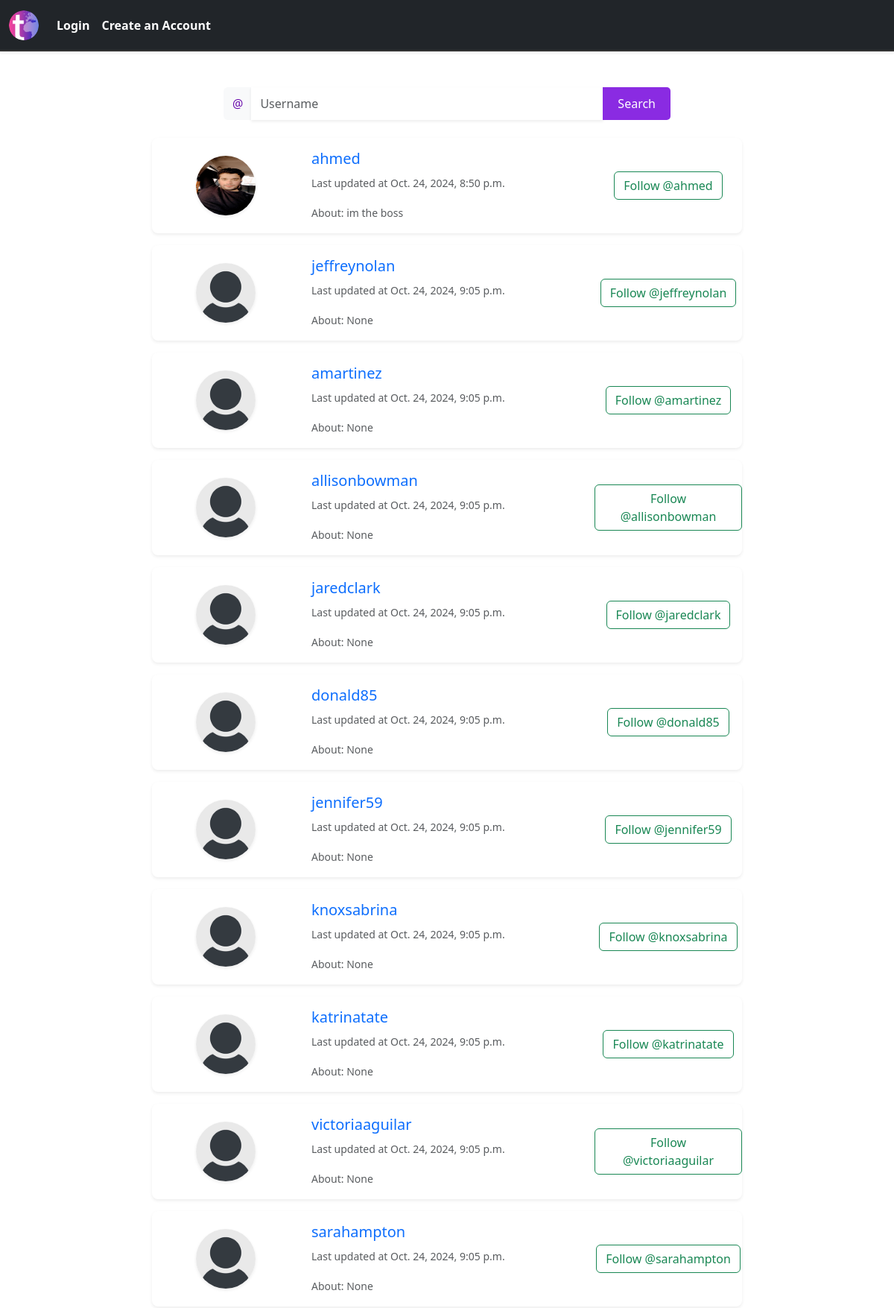
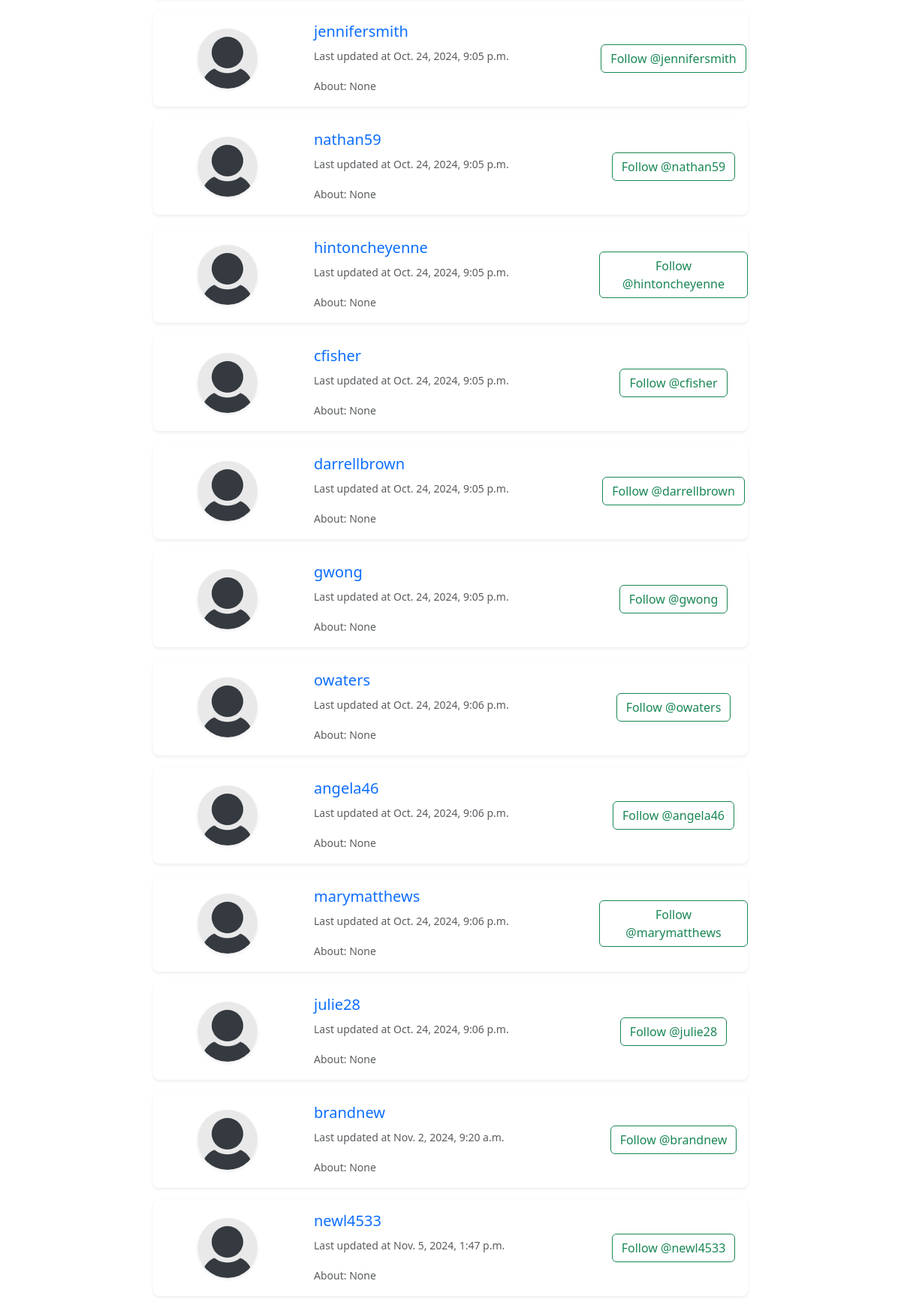
The page /profiles on the database its author committed (2 pictures, top to bottom).
### tweets/models.py (models this page shows, shortened)
class Profile(models.Model):
    user= models.OneToOneField(User , on_delete= models.CASCADE)
    follows= models.ManyToManyField('self' , related_name='followed_by' , symmetrical=False ,blank=True)
    updated= models.DateTimeField(auto_now_add=True)
    bio=models.TextField(max_length=200 , blank=True, null=True)
    image= models.ImageField(blank=True , null= True , upload_to='images/')

### tweets/views.py (the view, shortened to what this page needs)
# urls.py: path('profiles',views.profiles_list, name='profiles_list'),
def profiles_list(request):
    profiles= Profile.objects.all()
    response = None
    if request.method== 'POST' and 'searched'in request.POST:
        query= request.POST['searched']
        profiles=Profile.objects.filter(user__username__startswith=query)
        if not profiles:
            response=f'({query})  not found , plz make sure of username'
    return render( request,'profiles_list.html',{'profiles':profiles ,'response':response})

### tweets/context_processors.py (called while the page is built)
def notifications_count(request):
    if request.user.is_authenticated:
        count = Notification.objects.filter(user=request.user, is_read=False).count()
    else:
        count = 0
    return {'notifications_count': count}

### templates/profiles_list.html (shortened to what this page needs)
{% extends 'base.html' %}
{% load static %}
{% block content %}
<br><br>
<form action="" method="POST" class="d-flex justify-content-center">
    <div class="input-group mb-4" style="max-width: 600px;">
        <span class="input-group-text bg-light border-0" id="basic-addon1" style="color: #6a0dad;">@</span>
        <input type="text" class="form-control border-0 shadow-sm" placeholder="Username" name="searched" aria-describedby="basic-addon1">
        <button type="submit" class="btn custom-btn">Search</button>
    </div>
</form>
{% if profiles %}
    {% for profile in profiles %}
        <div class="row justify-content-center mb-3">
            <div class="col-md-8">
                <div class="card shadow-sm border-0 rounded-3">
                    <div class="row g-0 align-items-center">
                        <div class="col-md-3 d-flex justify-content-center p-2">
                            {% if profile.image %}
                                <img src="{{ profile.image.url }}" class="img-fluid rounded-circle shadow-sm" alt="Profile Image" style="width: 80px; height: 80px;">
                            {% else %}
                                <img src="{% static 'images/default_profile_pic.png' %}" class="img-fluid rounded-circle shadow-sm" alt="Default Profile" style="width: 80px; height: 80px;">
                            {% endif %}
                        </div>
                        <div class="col-md-6">
                            <div class="card-body">
                                <a href="{% url 'profile' profile.user.id %}" class="text-decoration-none">
                                    <h5 class="card-title text-primary">{{ profile.user.username }}</h5>
                                </a>
                                <p class="card-text"><small class="text-muted">Last updated at {{ profile.updated }}</small></p>
                                <p class="card-text"><small class="text-muted">About: {{ profile.bio }}</small></p>
                            </div>
                        </div>
                        <div class="col-md-3 text-center">
                            <form class="follow-form">
                                {% if profile in user.profile.follows.all %}
                                    <button class="btn btn-outline-danger follow-btn" data-profile-id="{{ profile.id }}" data-action="unfollow" data-username="{{ profile.user.username }}">
                                        Unfollow @{{ profile.user.username|lower }}
                                    </button>
                                {% else %}
                                    <button class="btn btn-outline-success follow-btn" data-profile-id="{{ profile.id }}" data-action="follow" data-username="{{ profile.user.username }}">
                                        Follow @{{ profile.user.username|lower }}
                                    </button>
                                {% endif %}
                            </form>
                        </div>
                    </div>
                </div>
            </div>
        </div>
    {% endfor %}
{% endif %}
{% endblock %}

### templates/base.html (shortened to what this page needs)
{% load static %}
<!doctype html>
<html lang="en">
  <head>
    <link rel="stylesheet" href="{% static 'css/style.css'%}">
    <link href="https://cdn.jsdelivr.net/npm/bootstrap@5.3.3/dist/css/bootstrap.min.css" rel="stylesheet">
  </head>
  <body>
    {%include 'navbar.html'%}
    {% block content%}
    {%endblock%}
  </body>
</html>

### templates/navbar.html (shortened to what this page needs)
{% load static %}
<nav class="navbar navbar-expand-lg navbar-dark my-custom-navbar bg-dark shadow-sm">
  <div class="container-fluid">
    <a class="navbar-brand" href="{% url 'home' %}">
      <img src="{% static 'images/logo.png' %}" alt="Logo" width="40" height="40" class="d-inline-block align-text-top">
    </a>
    <div class="collapse navbar-collapse" id="navbarSupportedContent">
      {% if user.is_authenticated %}
        <ul class="navbar-nav me-auto mb-2 mb-lg-0">
          <li class="nav-item">
            <a class="nav-link active"  aria-current="page" href="{% url 'profile' request.user.id %}">My Profile</a>
          </li>
          <li class="nav-item">
            <a class="nav-link active"  aria-current="page" href="{% url 'profiles_list' %}">All Profiles</a>
          </li>
          <li class="nav-item">
            <a class="nav-link active"  aria-current="page" href="{% url 'logout' %}">Logout</a>
          </li>
          <li class="nav-item">
            <a class="nav-link" href="{% url 'notifications' %}">
              <i class="fas fa-bell"></i> Notifications
              {% if notifications_count > 0 %}
                <span class="badge">{{ notifications_count }}</span>
              {% endif %}
            </a>
          </li>
        </ul>
      {% else %}
        <ul class="navbar-nav me-auto mb-2 mb-lg-0">
          <li class="nav-item">
            <a class="nav-link active"  aria-current="page" href="{% url 'login' %}">Login</a>
          </li>
          <li class="nav-item">
            <a class="nav-link active"  aria-current="page" href="{% url 'register' %}">Create an Account</a>
          </li>
        </ul>
      {% endif %}
    </div>
  </div>
</nav>

### static/css/style.css (style rules this page uses)
.my-custom-navbar { background-color: #374241; border-bottom: 2px solid #333; }
.my-custom-navbar .navbar-brand, .my-custom-navbar .nav-link { color: white; }

### templates/navbar.html (style rules this page uses)
.navbar { transition: background-color 0.3s ease; }
.navbar-brand img { border-radius: 50%; }
.nav-link.active { font-weight: bold; }

### templates/profiles_list.html (style rules this page uses)
.custom-btn { background-color: #8a2be2; color: white; border: none; padding: 10px 20px; border-radius: 5px; font-size: 16px; cursor: pointer; transition: background-color 0.3s ease; }

### rows shown on the page
Profile: image (picture), user.username "ahmed", updated "Oct. 24, 2024, 8:50 p.m.", bio "im the boss"
Profile: user.username "jeffreynolan", updated "Oct. 24, 2024, 9:05 p.m.", bio "None"
Profile: user.username "amartinez", updated "Oct. 24, 2024, 9:05 p.m.", bio "None"
Profile: user.username "allisonbowman", updated "Oct. 24, 2024, 9:05 p.m.", bio "None"
Profile: user.username "jaredclark", updated "Oct. 24, 2024, 9:05 p.m.", bio "None"
Profile: user.username "donald85", updated "Oct. 24, 2024, 9:05 p.m.", bio "None"
Profile: user.username "jennifer59", updated "Oct. 24, 2024, 9:05 p.m.", bio "None"
Profile: user.username "knoxsabrina", updated "Oct. 24, 2024, 9:05 p.m.", bio "None"
Profile: user.username "katrinatate", updated "Oct. 24, 2024, 9:05 p.m.", bio "None"
Profile: user.username "victoriaaguilar", updated "Oct. 24, 2024, 9:05 p.m.", bio "None"
Profile: user.username "sarahampton", updated "Oct. 24, 2024, 9:05 p.m.", bio "None"
Profile: user.username "jennifersmith", updated "Oct. 24, 2024, 9:05 p.m.", bio "None"
Profile: user.username "nathan59", updated "Oct. 24, 2024, 9:05 p.m.", bio "None"
Profile: user.username "hintoncheyenne", updated "Oct. 24, 2024, 9:05 p.m.", bio "None"
Profile: user.username "cfisher", updated "Oct. 24, 2024, 9:05 p.m.", bio "None"
Profile: user.username "darrellbrown", updated "Oct. 24, 2024, 9:05 p.m.", bio "None"
Profile: user.username "gwong", updated "Oct. 24, 2024, 9:05 p.m.", bio "None"
Profile: user.username "owaters", updated "Oct. 24, 2024, 9:06 p.m.", bio "None"
Profile: user.username "angela46", updated "Oct. 24, 2024, 9:06 p.m.", bio "None"
Profile: user.username "marymatthews", updated "Oct. 24, 2024, 9:06 p.m.", bio "None"
Profile: user.username "julie28", updated "Oct. 24, 2024, 9:06 p.m.", bio "None"
Profile: user.username "brandnew", updated "Nov. 2, 2024, 9:20 a.m.", bio "None"
Profile: user.username "newl4533", updated "Nov. 5, 2024, 1:47 p.m.", bio "None"
